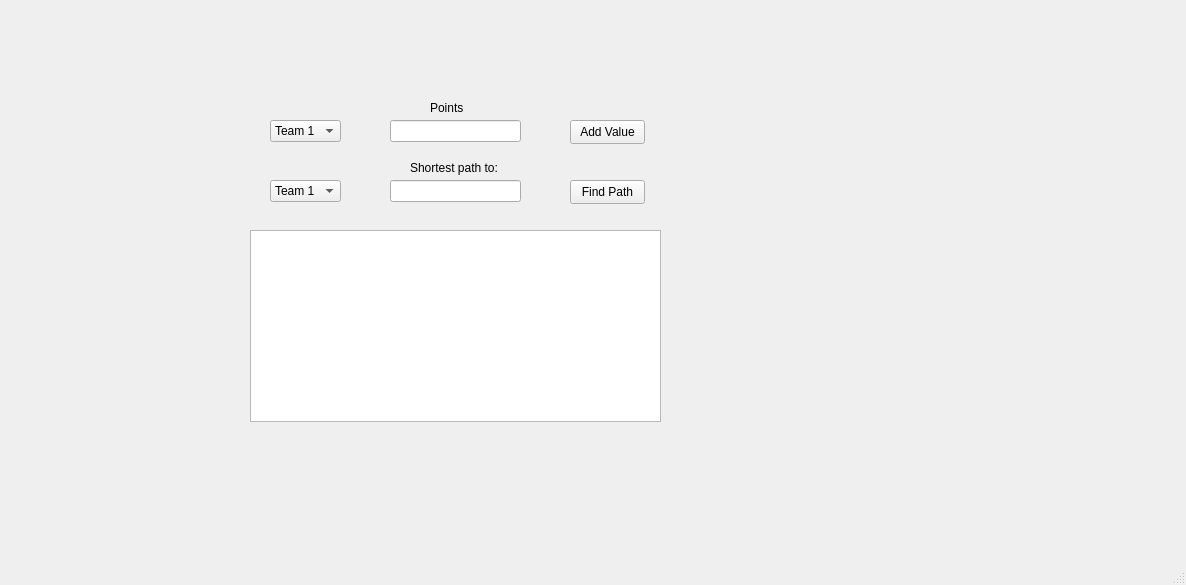
<?xml version="1.0" encoding="UTF-8"?>
<ui version="4.0">
 <class>MainWindow</class>
 <widget class="QMainWindow" name="MainWindow">
  <property name="geometry">
   <rect>
    <x>0</x>
    <y>0</y>
    <width>1186</width>
    <height>585</height>
   </rect>
  </property>
  <property name="windowTitle">
   <string>MainWindow</string>
  </property>
  <widget class="QWidget" name="centralwidget">
   <widget class="QPushButton" name="pushButton">
    <property name="geometry">
     <rect>
      <x>570</x>
      <y>120</y>
      <width>75</width>
      <height>24</height>
     </rect>
    </property>
    <property name="text">
     <string>Add Value</string>
    </property>
   </widget>
   <widget class="QLineEdit" name="points_input">
    <property name="geometry">
     <rect>
      <x>390</x>
      <y>120</y>
      <width>131</width>
      <height>22</height>
     </rect>
    </property>
   </widget>
   <widget class="QComboBox" name="Team_selection">
    <property name="geometry">
     <rect>
      <x>270</x>
      <y>120</y>
      <width>71</width>
      <height>22</height>
     </rect>
    </property>
    <item>
     <property name="text">
      <string>Team 1</string>
     </property>
    </item>
    <item>
     <property name="text">
      <string>Team 2</string>
     </property>
    </item>
   </widget>
   <widget class="QLabel" name="label">
    <property name="geometry">
     <rect>
      <x>430</x>
      <y>100</y>
      <width>61</width>
      <height>16</height>
     </rect>
    </property>
    <property name="text">
     <string>Points</string>
    </property>
   </widget>
   <widget class="QComboBox" name="Team_selection_2">
    <property name="geometry">
     <rect>
      <x>270</x>
      <y>180</y>
      <width>71</width>
      <height>22</height>
     </rect>
    </property>
    <item>
     <property name="text">
      <string>Team 1</string>
     </property>
    </item>
    <item>
     <property name="text">
      <string>Team 2</string>
     </property>
    </item>
   </widget>
   <widget class="QLabel" name="label_2">
    <property name="geometry">
     <rect>
      <x>410</x>
      <y>160</y>
      <width>90</width>
      <height>16</height>
     </rect>
    </property>
    <property name="text">
     <string>Shortest path to: </string>
    </property>
   </widget>
   <widget class="QPushButton" name="pushButton_2">
    <property name="geometry">
     <rect>
      <x>570</x>
      <y>180</y>
      <width>75</width>
      <height>24</height>
     </rect>
    </property>
    <property name="text">
     <string>Find Path</string>
    </property>
   </widget>
   <widget class="QLineEdit" name="points_input_2">
    <property name="geometry">
     <rect>
      <x>390</x>
      <y>180</y>
      <width>131</width>
      <height>22</height>
     </rect>
    </property>
   </widget>
   <widget class="QTextBrowser" name="score_display">
    <property name="geometry">
     <rect>
      <x>250</x>
      <y>230</y>
      <width>411</width>
      <height>192</height>
     </rect>
    </property>
   </widget>
  </widget>
  <widget class="QMenuBar" name="menubar">
   <property name="geometry">
    <rect>
     <x>0</x>
     <y>0</y>
     <width>1186</width>
     <height>22</height>
    </rect>
   </property>
  </widget>
  <widget class="QStatusBar" name="statusbar"/>
 </widget>
 <resources/>
 <connections/>
</ui>
